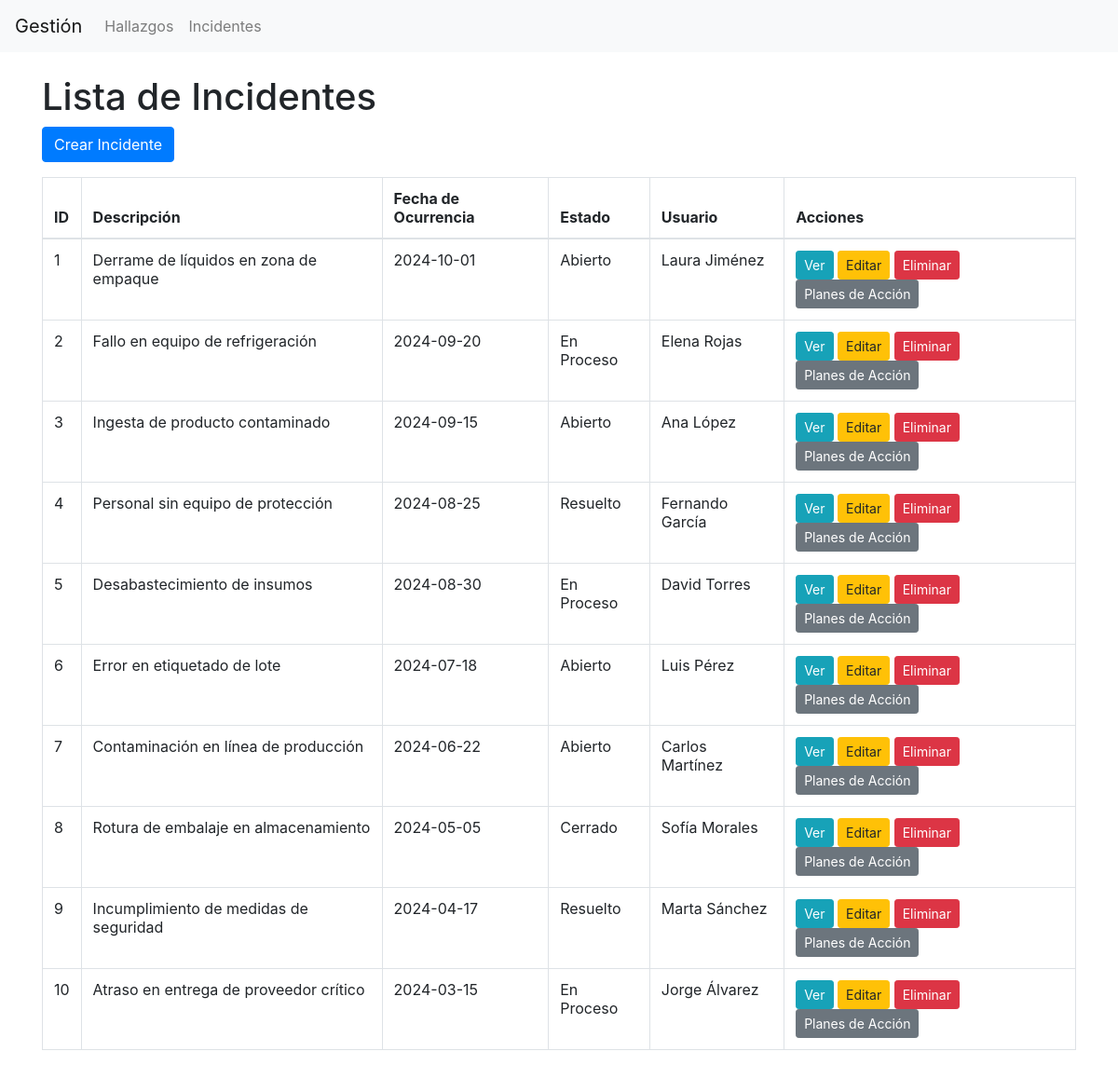
Page /index.php?entity=incidente&action=index on the committed database.
### tables this page shows
CREATE TABLE Incidente (
    id INT AUTO_INCREMENT PRIMARY KEY,       
    descripcion TEXT NOT NULL,               
    fecha_ocurrencia DATE NOT NULL,          
    id_estado INT,                           
    id_usuario INT,                          
    FOREIGN KEY (id_estado) REFERENCES Estado(id),   
    FOREIGN KEY (id_usuario) REFERENCES Usuario(id)  
);

CREATE TABLE Estado (
    id INT AUTO_INCREMENT PRIMARY KEY,   
    nombre VARCHAR(50) NOT NULL          
);

CREATE TABLE Usuario (
    id INT AUTO_INCREMENT PRIMARY KEY,   
    nombre VARCHAR(100) NOT NULL,        
    email VARCHAR(100) NOT NULL UNIQUE,  
    fecha_registro TIMESTAMP DEFAULT CURRENT_TIMESTAMP   
);

### controllers/IncidenteController.php (called while the page is built, shortened)
<?php
require_once 'models/IncidenteModel.php';
class IncidenteController {
    private $model;
    public function __construct($pdo) {
        $this->model = new IncidenteModel($pdo);
    }
    public function index() {
        $incidentes = $this->model->getAll();
        require 'views/incidente/list.php';
    }
}

### models/IncidenteModel.php (called while the page is built, shortened)
<?php
class IncidenteModel {
    private $pdo;
    public function __construct($pdo) {
        $this->pdo = $pdo;
    }
    public function getAll() {
        $stmt = $this->pdo->query("
            SELECT i.*, e.nombre as estado_nombre, u.nombre as usuario_nombre
            FROM Incidente i
            LEFT JOIN Estado e ON i.id_estado = e.id
            LEFT JOIN Usuario u ON i.id_usuario = u.id
        ");
        return $stmt->fetchAll(PDO::FETCH_ASSOC);
    }
}

### views/incidente/list.php (the view, shortened to what this page needs)
<?php include 'views/layout/header.php'; ?>
<!DOCTYPE html>
<html lang="es">
<head>
    <link rel="stylesheet" href="https://stackpath.bootstrapcdn.com/bootstrap/4.5.2/css/bootstrap.min.css">
</head>
<body>
<div class="container mt-4">
    <h1>Lista de Incidentes</h1>
    <a href="index.php?entity=incidente&action=create" class="btn btn-primary mb-3">Crear Incidente</a>
    <table class="table table-bordered">
        <thead>
            <tr>
                <th>ID</th>
                <th>Descripción</th>
                <th>Fecha de Ocurrencia</th>
                <th>Estado</th>
                <th>Usuario</th>
                <th>Acciones</th>
            </tr>
        </thead>
        <tbody>
            <?php foreach ($incidentes as $incidente): ?>
            <tr>
                <td><?= $incidente['id'] ?></td>
                <td><?= $incidente['descripcion'] ?></td>
                <td><?= $incidente['fecha_ocurrencia'] ?></td>
                <td><?= $incidente['estado_nombre'] ?></td>
                <td><?= $incidente['usuario_nombre'] ?></td>
                <td>
                    <a href="index.php?entity=incidente&action=show&id=<?= $incidente['id'] ?>" class="btn btn-info btn-sm">Ver</a>
                    <a href="index.php?entity=incidente&action=edit&id=<?= $incidente['id'] ?>" class="btn btn-warning btn-sm">Editar</a>
                    <a href="index.php?entity=incidente&action=delete&id=<?= $incidente['id'] ?>" class="btn btn-danger btn-sm" onclick="return confirm('¿Está seguro?')">Eliminar</a>
					 <a href="index.php?entity=incidente&action=planes_accion&id=<?= $incidente['id'] ?>" class="btn btn-secondary btn-sm">Planes de Acción</a>
                </td>
            </tr>
            <?php endforeach; ?>
        </tbody>
    </table>
</div>
</body>
</html>

### rows in the picture
incidente: id "1", descripcion "Derrame de líquidos en zona de empaque", fecha_ocurrencia "2024-10-01", id_estado.nombre "Abierto", id_usuario.nombre "Laura Jiménez"
incidente: id "2", descripcion "Fallo en equipo de refrigeración", fecha_ocurrencia "2024-09-20", id_estado.nombre "En Proceso", id_usuario.nombre "Elena Rojas"
incidente: id "3", descripcion "Ingesta de producto contaminado", fecha_ocurrencia "2024-09-15", id_estado.nombre "Abierto", id_usuario.nombre "Ana López"
incidente: id "4", descripcion "Personal sin equipo de protección", fecha_ocurrencia "2024-08-25", id_estado.nombre "Resuelto", id_usuario.nombre "Fernando García"
incidente: id "5", descripcion "Desabastecimiento de insumos", fecha_ocurrencia "2024-08-30", id_estado.nombre "En Proceso", id_usuario.nombre "David Torres"
incidente: id "6", descripcion "Error en etiquetado de lote", fecha_ocurrencia "2024-07-18", id_estado.nombre "Abierto", id_usuario.nombre "Luis Pérez"
incidente: id "7", descripcion "Contaminación en línea de producción", fecha_ocurrencia "2024-06-22", id_estado.nombre "Abierto", id_usuario.nombre "Carlos Martínez"
incidente: id "8", descripcion "Rotura de embalaje en almacenamiento", fecha_ocurrencia "2024-05-05", id_estado.nombre "Cerrado", id_usuario.nombre "Sofía Morales"
incidente: id "9", descripcion "Incumplimiento de medidas de seguridad", fecha_ocurrencia "2024-04-17", id_estado.nombre "Resuelto", id_usuario.nombre "Marta Sánchez"
incidente: id "10", descripcion "Atraso en entrega de proveedor crítico", fecha_ocurrencia "2024-03-15", id_estado.nombre "En Proceso", id_usuario.nombre "Jorge Álvarez"
